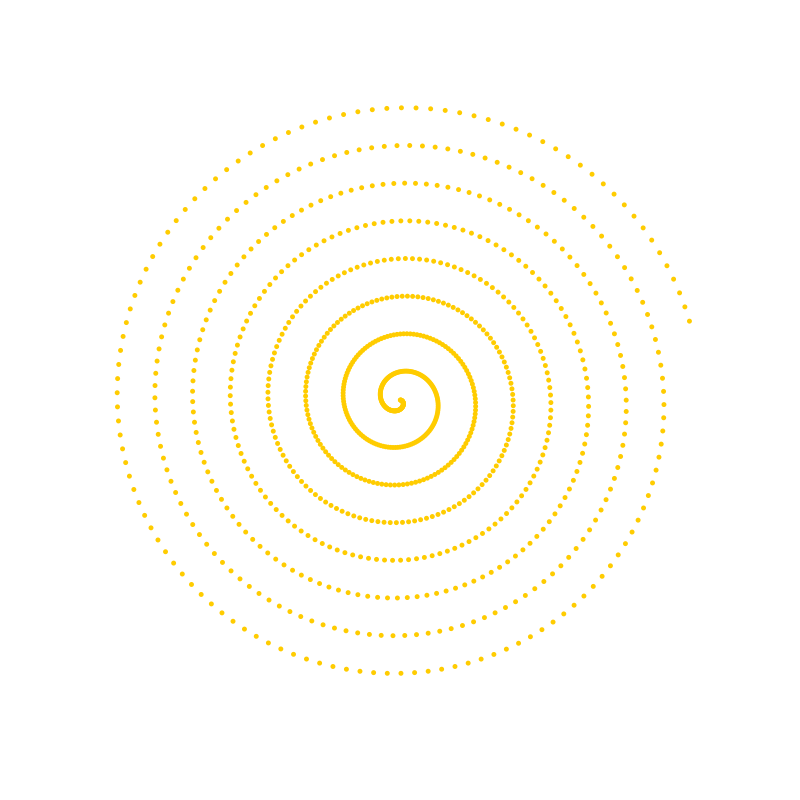
Frame 1 (no input)
Frame 60 (the mouse pressed at the canvas centre just before this capture): identical to frame 1, image omitted
Frame 120 (the mouse held since frame 60 and released just before this capture): identical to frame 1, image omitted

The Processing sketch that drew this single still picture (run headless with seeded random() and noise(); from frame 60 on, the mouse is pressed at the canvas centre):

// Processing sketch: week05_alptugan_Spiral_Formula_01_pde
// ── week05_alptugan_Spiral_Formula_01_pde.pde
float k;
float numItem;
float x;
float y;
float angle;
float curAngle;

void setup() {
  size(800,800);
  numItem = 1000;
  x = 0;
  y = 0;
  k = 0;
}

void draw() {
  background(255);
  
  pushMatrix();
  noStroke();
  fill(#ffcc00);
  
  // Move everthing in the forloop to center
  translate(width/2, height/2);
  
  // calculate angle per circle
  angle = 360 / numItem;
  k = 0;
  curAngle = 0;
  for(int i = 0; i < numItem; i = i + 1) {
    k = k + 0.3;
    curAngle += 0.05;
    x = k * cos(curAngle);
    y = k * sin(curAngle);
    circle(x,y, 5);
    
    
    
    
  }
  popMatrix();
  
}
